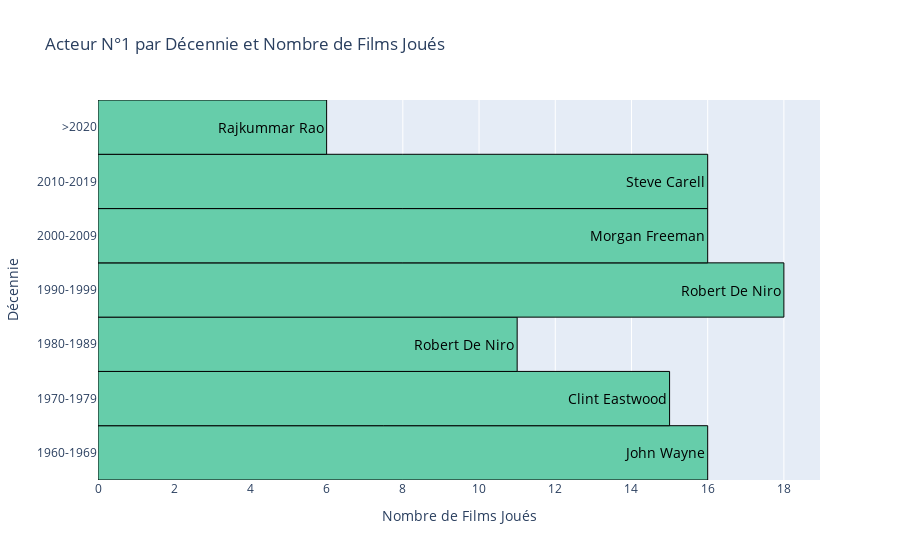

Notebook code for this chart:
### Markdown cell above
- On veut afficher quels acteurs ont joué dans le plus de films pour chaque décénnie.

### Code cell
actors_top_1_by_decades(df)

### Figure 1 — Plotly figure (JSON) as saved in the notebook; plotly's stock layout.template omitted (floating-point values rounded to 4 significant figures)
{"data": [{"marker": {"color": "#66cdaa", "line": {"color": "black", "width": 1}}, "orientation": "h", "text": ["John Wayne", "Clint Eastwood", "Robert De Niro", "Robert De Niro", "Morgan Freeman", "Steve Carell", "Rajkummar Rao"], "textfont": {"color": "black", "size": 14}, "textposition": "auto", "type": "bar", "width": 1, "x": [16, 15, 11, 18, 16, 16, 6], "y": ["1960-1969", "1970-1979", "1980-1989", "1990-1999", "2000-2009", "2010-2019", ">2020"]}], "layout": {"title": {"text": "Acteur N°1 par Décennie et Nombre de Films Joués"}, "xaxis": {"title": {"text": "Nombre de Films Joués"}}, "yaxis": {"title": {"text": "Décennie"}}}}
